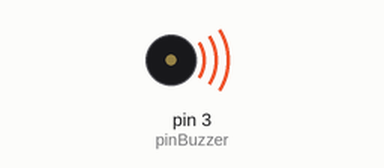
Simulated run of this sketch. Board: Arduino Uno, built with avr-gcc and run on an emulated ATmega328P. On the bench: buzzer (waves = sounding).

Above: at 0.5 s.
Timing chart, 0 to 10.4 s (numbered marks = the images above):
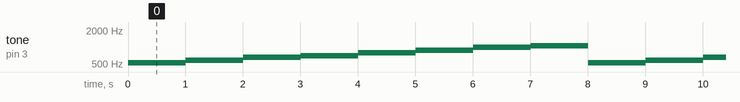

The sketch:

1103_2.ino
```cpp
const uint8_t pinGnd = 5;
const uint8_t pinBuzzer = 3;

int aPitchData[8] = {523,587,659,698,784,880,988,1046};

void setup(){
    pinMode(pinGnd, OUTPUT);
    pinMode(pinBuzzer, OUTPUT);
    digitalWrite(pinGnd, LOW);
}

void loop(){
    for(int i=0; i<8; i++){
        tone(pinBuzzer, aPitchData[i]);
        delay(1000);
        noTone(pinBuzzer);
    }
}
```

Measured:
- by itself, tone on pin 3 (pinBuzzer): repeats every 8.0 s: 587 Hz 1.0 s, 659 Hz 1.0 s, 698 Hz 1.0 s, 784 Hz 1.0 s, 880 Hz 1.0 s, 988 Hz 1.0 s, 1046 Hz 1.0 s, 523 Hz 1.0 s
